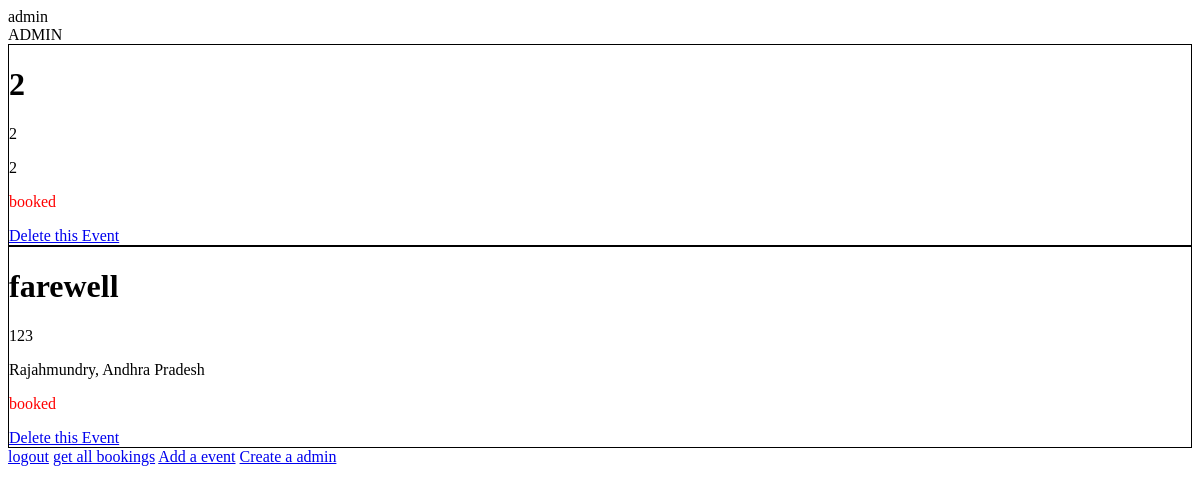
The page /home (signed in) on the database as committed earlier.
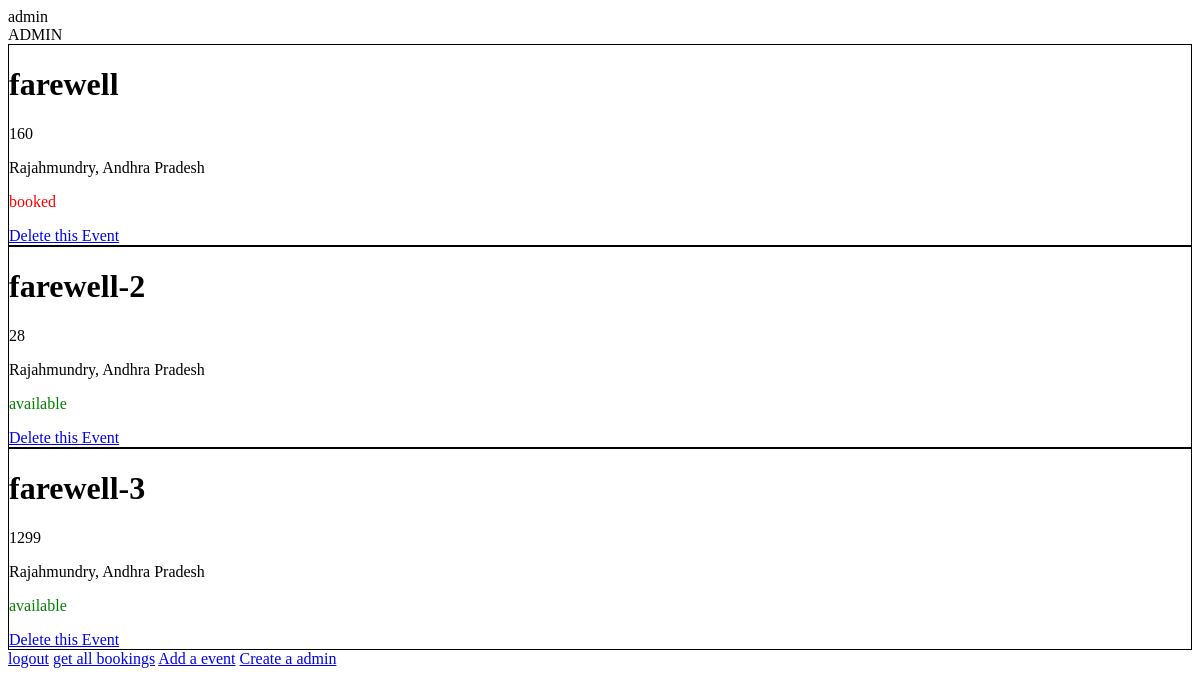
The same page on the database as committed later.
### models.py (models this page shows, shortened)
class Event(db.Model):
    id = db.Column(db.Integer, primary_key=True)
    event_name = db.Column(db.String(100), nullable=False)
    capacity = db.Column(db.Integer, nullable=False)
    location = db.Column(db.String(100), nullable=False)
    price_per_hour = db.Column(db.Float, nullable=False)
    status = db.Column(db.Boolean, default=True)
    book_events = db.relationship('BookEvent', backref='event', cascade='all, delete-orphan')

### app.py (the view)
@app.route('/home')
def landinghome():
    if not is_logged_in():
        return redirect(url_for('login'))
    user = session['user']
    if session["role"] == "ADMIN":
        events = Event.query.all()
        return render_template("admin.html", user=user, events=events)
    events = Event.query.filter_by(status=True).all()
    return render_template("userhome.html", user=user, events=events)

### app.py (called while the page is built)
def is_logged_in():
    return 'user' in session

### templates/admin.html (shortened to what this page needs)
{{session['role']}}
{% for event in events %}
    <div style="border:1px solid">
        <h1>{{event.event_name}}</h1>
        <p>{{event.capacity}}</p>
        <p>{{event.location}}</p>
        <p style="{% if event.status %} color:green {% else %} color:red {% endif %}">
            {% if event.status %}
                available
            {% else %}
                booked
            {% endif %}
        </p>
        <a href="/delete/{{event.id}}">Delete this Event</a>
    </div>
{% endfor %}
<a href="/logout" onclick="alert('your session may deleted')">logout</a>
<a href="/getall" >get all bookings</a>
<a href="/addevent">Add a event</a>
<a href="/createadmin">Create a admin</a>

Rows that differ between the two databases and show on the page:
removed Event: event_name "2", capacity "2", location "2", status "booked"
changed Event "farewell": capacity "123" → "160"
added Event: event_name "farewell-2", capacity "28", location "Rajahmundry, Andhra Pradesh", status "available"
added Event: event_name "farewell-3", capacity "1299", location "Rajahmundry, Andhra Pradesh", status "available"
